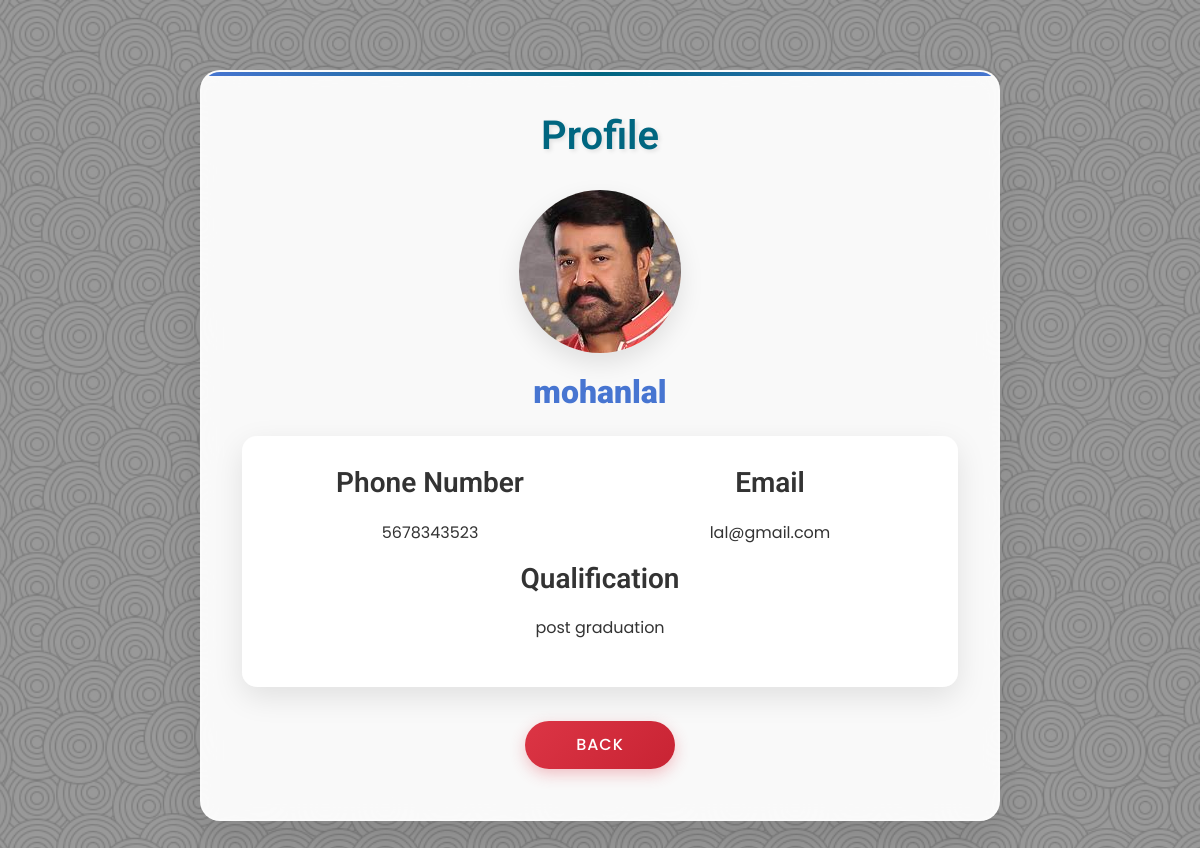
The app's page /viewprofile (signed in) with its own data.
### myapp/models.py (models this page shows)
class register(models.Model):
    username=models.CharField(max_length=30)
    phonenumber=models.CharField(max_length=30)
    email=models.CharField(max_length=30)
    photo = models.FileField()
    qualification=models.CharField(max_length=30)
    password=models.CharField(max_length=30)
    confirmpassword=models.CharField(max_length=30)

### myapp/views.py (the view)
# urls.py: path("viewprofile", views.viewprofile, name="viewprofile"),
def viewprofile(request):
    a=request.session['user']
    data=register.objects.filter(username=a)
    return render(request,"viewprofile.html",{'data':data})

### templates/viewprofile.html (shortened to what this page needs)
<!DOCTYPE html>
{% load static %}
<html lang="en">
<head>
    <link href="https://cdn.jsdelivr.net/npm/bootstrap@5.0.0-beta3/dist/css/bootstrap.min.css" rel="stylesheet">
    <link rel="stylesheet" href="{% static 'custom.css' %}">
</head>
<body style="background-image:url('{% static 'background4.jpg' %}');" class="fade-in">
    <div class="container-fluid">
        <div class="row">
            <div class="col-12">
                <div class="main-card slide-up">
                    <h1>Profile</h1>
                    {% for i in data %}
                    <div class="text-center">
                        <img src="{{i.photo.url}}" alt="Profile" class="logo-image" style="border-radius: 50%;">
                        <h2 style="margin-top: 20px;"><b>{{i.username}}</b></h2>
                        <div class="form-container">
                            <div class="row">
                                <div class="col-md-6">
                                    <h3>Phone Number</h3>
                                    <p>{{i.phonenumber}}</p>
                                </div>
                                <div class="col-md-6">
                                    <h3>Email</h3>
                                    <p>{{i.email}}</p>
                                </div>
                                <div class="col-12">
                                    <h3>Qualification</h3>
                                    <p>{{i.qualification}}</p>
                                </div>
                            </div>
                        </div>
                    </div>
                    {% endfor %}
                    <div class="text-center mt-4">
                        <form action="bthfromviewprofile" method="post">
                            <button type="submit" class="btn btn-danger">Back</button>
                        </form>
                    </div>
                </div>
            </div>
        </div>
    </div>
</body>
</html>

### static/custom.css (style rules this page uses)
* { margin: 0; padding: 0; box-sizing: border-box; }
body { font-family: 'Poppins', sans-serif; line-height: 1.6; color: #333; background-size: cover; background-position: center; background-attachment: fixed; min-height: 100vh; position: relative; }
body::before { content: ''; position: fixed; top: 0; left: 0; width: 100%; height: 100%; background: rgba(0, 0, 0, 0.4); z-index: -1; }
.container-fluid { padding: 20px; }
.main-card { background: rgba(255, 255, 255, 0.95); backdrop-filter: blur(10px); border-radius: 20px; box-shadow: 0 20px 40px rgba(0, 0, 0, 0.1); border: 2px solid rgba(255, 255, 255, 0.2); padding: 40px; margin: 50px auto; max-width: 800px; position: relative; overflow: hidden; }
.main-card::before { content: ''; position: absolute; top: 0; left: 0; right: 0; height: 4px; background: linear-gradient(90deg, #4775d1, #006680, #4775d1); }
h1, h2, h3, h4, h5, h6 { font-family: 'Roboto', sans-serif; font-weight: 600; margin-bottom: 20px; text-align: center; }
h1 { font-size: 2.5rem; color: #006680; text-shadow: 2px 2px 4px rgba(0, 0, 0, 0.1); margin-bottom: 30px; }
h2 { font-size: 2rem; color: #4775d1; margin-bottom: 25px; }
.form-container { background: rgba(255, 255, 255, 0.9); padding: 30px; border-radius: 15px; box-shadow: 0 10px 30px rgba(0, 0, 0, 0.1); margin: 20px 0; }
.btn { padding: 12px 30px; border-radius: 25px; font-weight: 500; font-size: 1rem; text-transform: uppercase; letter-spacing: 1px; transition: all 0.3s ease; border: none; cursor: pointer; position: relative; overflow: hidden; margin: 10px; min-width: 150px; }
.btn::before { content: ''; position: absolute; top: 0; left: -100%; width: 100%; height: 100%; background: linear-gradient(90deg, transparent, rgba(255, 255, 255, 0.2), transparent); transition: left 0.5s; }
.btn-danger { background: linear-gradient(135deg, #dc3545, #c82333); color: white; box-shadow: 0 5px 15px rgba(220, 53, 69, 0.3); }
.logo-image { max-width: 200px; height: auto; border-radius: 15px; box-shadow: 0 10px 25px rgba(0, 0, 0, 0.1); margin: 20px auto; display: block; }
.fade-in { animation: fadeIn 0.5s ease-in; }
.slide-up { animation: slideUp 0.6s ease-out; }

### records on screen
register: photo (picture), username "mohanlal", phonenumber "5678343523", email "lal@gmail.com", qualification "post graduation"
